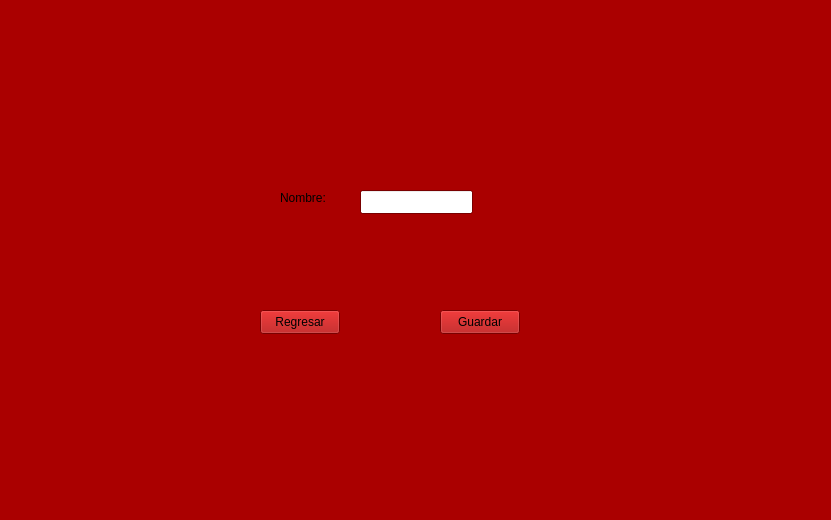
<?xml version="1.0" encoding="UTF-8"?>
<ui version="4.0">
 <class>VentanaRegistro</class>
 <widget class="QWidget" name="VentanaRegistro">
  <property name="geometry">
   <rect>
    <x>0</x>
    <y>0</y>
    <width>831</width>
    <height>520</height>
   </rect>
  </property>
  <property name="palette">
   <palette>
    <active>
     <colorrole role="WindowText">
      <brush brushstyle="SolidPattern">
       <color alpha="255">
        <red>0</red>
        <green>0</green>
        <blue>0</blue>
       </color>
      </brush>
     </colorrole>
     <colorrole role="Button">
      <brush brushstyle="SolidPattern">
       <color alpha="255">
        <red>170</red>
        <green>0</green>
        <blue>0</blue>
       </color>
      </brush>
     </colorrole>
     <colorrole role="Light">
      <brush brushstyle="SolidPattern">
       <color alpha="255">
        <red>255</red>
        <green>0</green>
        <blue>0</blue>
       </color>
      </brush>
     </colorrole>
     <colorrole role="Midlight">
      <brush brushstyle="SolidPattern">
       <color alpha="255">
        <red>212</red>
        <green>0</green>
        <blue>0</blue>
       </color>
      </brush>
     </colorrole>
     <colorrole role="Dark">
      <brush brushstyle="SolidPattern">
       <color alpha="255">
        <red>85</red>
        <green>0</green>
        <blue>0</blue>
       </color>
      </brush>
     </colorrole>
     <colorrole role="Mid">
      <brush brushstyle="SolidPattern">
       <color alpha="255">
        <red>113</red>
        <green>0</green>
        <blue>0</blue>
       </color>
      </brush>
     </colorrole>
     <colorrole role="Text">
      <brush brushstyle="SolidPattern">
       <color alpha="255">
        <red>0</red>
        <green>0</green>
        <blue>0</blue>
       </color>
      </brush>
     </colorrole>
     <colorrole role="BrightText">
      <brush brushstyle="SolidPattern">
       <color alpha="255">
        <red>255</red>
        <green>255</green>
        <blue>255</blue>
       </color>
      </brush>
     </colorrole>
     <colorrole role="ButtonText">
      <brush brushstyle="SolidPattern">
       <color alpha="255">
        <red>0</red>
        <green>0</green>
        <blue>0</blue>
       </color>
      </brush>
     </colorrole>
     <colorrole role="Base">
      <brush brushstyle="SolidPattern">
       <color alpha="255">
        <red>255</red>
        <green>255</green>
        <blue>255</blue>
       </color>
      </brush>
     </colorrole>
     <colorrole role="Window">
      <brush brushstyle="SolidPattern">
       <color alpha="255">
        <red>170</red>
        <green>0</green>
        <blue>0</blue>
       </color>
      </brush>
     </colorrole>
     <colorrole role="Shadow">
      <brush brushstyle="SolidPattern">
       <color alpha="255">
        <red>0</red>
        <green>0</green>
        <blue>0</blue>
       </color>
      </brush>
     </colorrole>
     <colorrole role="AlternateBase">
      <brush brushstyle="SolidPattern">
       <color alpha="255">
        <red>212</red>
        <green>127</green>
        <blue>127</blue>
       </color>
      </brush>
     </colorrole>
     <colorrole role="ToolTipBase">
      <brush brushstyle="SolidPattern">
       <color alpha="255">
        <red>255</red>
        <green>255</green>
        <blue>220</blue>
       </color>
      </brush>
     </colorrole>
     <colorrole role="ToolTipText">
      <brush brushstyle="SolidPattern">
       <color alpha="255">
        <red>0</red>
        <green>0</green>
        <blue>0</blue>
       </color>
      </brush>
     </colorrole>
     <colorrole role="PlaceholderText">
      <brush brushstyle="SolidPattern">
       <color alpha="127">
        <red>0</red>
        <green>0</green>
        <blue>0</blue>
       </color>
      </brush>
     </colorrole>
     <colorrole role="Accent">
      <brush brushstyle="SolidPattern">
       <color alpha="255">
        <red>255</red>
        <green>255</green>
        <blue>255</blue>
       </color>
      </brush>
     </colorrole>
    </active>
    <inactive>
     <colorrole role="WindowText">
      <brush brushstyle="SolidPattern">
       <color alpha="255">
        <red>0</red>
        <green>0</green>
        <blue>0</blue>
       </color>
      </brush>
     </colorrole>
     <colorrole role="Button">
      <brush brushstyle="SolidPattern">
       <color alpha="255">
        <red>170</red>
        <green>0</green>
        <blue>0</blue>
       </color>
      </brush>
     </colorrole>
     <colorrole role="Light">
      <brush brushstyle="SolidPattern">
       <color alpha="255">
        <red>255</red>
        <green>0</green>
        <blue>0</blue>
       </color>
      </brush>
     </colorrole>
     <colorrole role="Midlight">
      <brush brushstyle="SolidPattern">
       <color alpha="255">
        <red>212</red>
        <green>0</green>
        <blue>0</blue>
       </color>
      </brush>
     </colorrole>
     <colorrole role="Dark">
      <brush brushstyle="SolidPattern">
       <color alpha="255">
        <red>85</red>
        <green>0</green>
        <blue>0</blue>
       </color>
      </brush>
     </colorrole>
     <colorrole role="Mid">
      <brush brushstyle="SolidPattern">
       <color alpha="255">
        <red>113</red>
        <green>0</green>
        <blue>0</blue>
       </color>
      </brush>
     </colorrole>
     <colorrole role="Text">
      <brush brushstyle="SolidPattern">
       <color alpha="255">
        <red>0</red>
        <green>0</green>
        <blue>0</blue>
       </color>
      </brush>
     </colorrole>
     <colorrole role="BrightText">
      <brush brushstyle="SolidPattern">
       <color alpha="255">
        <red>255</red>
        <green>255</green>
        <blue>255</blue>
       </color>
      </brush>
     </colorrole>
     <colorrole role="ButtonText">
      <brush brushstyle="SolidPattern">
       <color alpha="255">
        <red>0</red>
        <green>0</green>
        <blue>0</blue>
       </color>
      </brush>
     </colorrole>
     <colorrole role="Base">
      <brush brushstyle="SolidPattern">
       <color alpha="255">
        <red>255</red>
        <green>255</green>
        <blue>255</blue>
       </color>
      </brush>
     </colorrole>
     <colorrole role="Window">
      <brush brushstyle="SolidPattern">
       <color alpha="255">
        <red>170</red>
        <green>0</green>
        <blue>0</blue>
       </color>
      </brush>
     </colorrole>
     <colorrole role="Shadow">
      <brush brushstyle="SolidPattern">
       <color alpha="255">
        <red>0</red>
        <green>0</green>
        <blue>0</blue>
       </color>
      </brush>
     </colorrole>
     <colorrole role="AlternateBase">
      <brush brushstyle="SolidPattern">
       <color alpha="255">
        <red>212</red>
        <green>127</green>
        <blue>127</blue>
       </color>
      </brush>
     </colorrole>
     <colorrole role="ToolTipBase">
      <brush brushstyle="SolidPattern">
       <color alpha="255">
        <red>255</red>
        <green>255</green>
        <blue>220</blue>
       </color>
      </brush>
     </colorrole>
     <colorrole role="ToolTipText">
      <brush brushstyle="SolidPattern">
       <color alpha="255">
        <red>0</red>
        <green>0</green>
        <blue>0</blue>
       </color>
      </brush>
     </colorrole>
     <colorrole role="PlaceholderText">
      <brush brushstyle="SolidPattern">
       <color alpha="127">
        <red>0</red>
        <green>0</green>
        <blue>0</blue>
       </color>
      </brush>
     </colorrole>
     <colorrole role="Accent">
      <brush brushstyle="SolidPattern">
       <color alpha="255">
        <red>255</red>
        <green>255</green>
        <blue>255</blue>
       </color>
      </brush>
     </colorrole>
    </inactive>
    <disabled>
     <colorrole role="WindowText">
      <brush brushstyle="SolidPattern">
       <color alpha="255">
        <red>85</red>
        <green>0</green>
        <blue>0</blue>
       </color>
      </brush>
     </colorrole>
     <colorrole role="Button">
      <brush brushstyle="SolidPattern">
       <color alpha="255">
        <red>170</red>
        <green>0</green>
        <blue>0</blue>
       </color>
      </brush>
     </colorrole>
     <colorrole role="Light">
      <brush brushstyle="SolidPattern">
       <color alpha="255">
        <red>255</red>
        <green>0</green>
        <blue>0</blue>
       </color>
      </brush>
     </colorrole>
     <colorrole role="Midlight">
      <brush brushstyle="SolidPattern">
       <color alpha="255">
        <red>212</red>
        <green>0</green>
        <blue>0</blue>
       </color>
      </brush>
     </colorrole>
     <colorrole role="Dark">
      <brush brushstyle="SolidPattern">
       <color alpha="255">
        <red>85</red>
        <green>0</green>
        <blue>0</blue>
       </color>
      </brush>
     </colorrole>
     <colorrole role="Mid">
      <brush brushstyle="SolidPattern">
       <color alpha="255">
        <red>113</red>
        <green>0</green>
        <blue>0</blue>
       </color>
      </brush>
     </colorrole>
     <colorrole role="Text">
      <brush brushstyle="SolidPattern">
       <color alpha="255">
        <red>85</red>
        <green>0</green>
        <blue>0</blue>
       </color>
      </brush>
     </colorrole>
     <colorrole role="BrightText">
      <brush brushstyle="SolidPattern">
       <color alpha="255">
        <red>255</red>
        <green>255</green>
        <blue>255</blue>
       </color>
      </brush>
     </colorrole>
     <colorrole role="ButtonText">
      <brush brushstyle="SolidPattern">
       <color alpha="255">
        <red>85</red>
        <green>0</green>
        <blue>0</blue>
       </color>
      </brush>
     </colorrole>
     <colorrole role="Base">
      <brush brushstyle="SolidPattern">
       <color alpha="255">
        <red>170</red>
        <green>0</green>
        <blue>0</blue>
       </color>
      </brush>
     </colorrole>
     <colorrole role="Window">
      <brush brushstyle="SolidPattern">
       <color alpha="255">
        <red>170</red>
        <green>0</green>
        <blue>0</blue>
       </color>
      </brush>
     </colorrole>
     <colorrole role="Shadow">
      <brush brushstyle="SolidPattern">
       <color alpha="255">
        <red>0</red>
        <green>0</green>
        <blue>0</blue>
       </color>
      </brush>
     </colorrole>
     <colorrole role="AlternateBase">
      <brush brushstyle="SolidPattern">
       <color alpha="255">
        <red>170</red>
        <green>0</green>
        <blue>0</blue>
       </color>
      </brush>
     </colorrole>
     <colorrole role="ToolTipBase">
      <brush brushstyle="SolidPattern">
       <color alpha="255">
        <red>255</red>
        <green>255</green>
        <blue>220</blue>
       </color>
      </brush>
     </colorrole>
     <colorrole role="ToolTipText">
      <brush brushstyle="SolidPattern">
       <color alpha="255">
        <red>0</red>
        <green>0</green>
        <blue>0</blue>
       </color>
      </brush>
     </colorrole>
     <colorrole role="PlaceholderText">
      <brush brushstyle="SolidPattern">
       <color alpha="127">
        <red>85</red>
        <green>0</green>
        <blue>0</blue>
       </color>
      </brush>
     </colorrole>
     <colorrole role="Accent">
      <brush brushstyle="SolidPattern">
       <color alpha="255">
        <red>221</red>
        <green>0</green>
        <blue>0</blue>
       </color>
      </brush>
     </colorrole>
    </disabled>
   </palette>
  </property>
  <property name="windowTitle">
   <string>Form</string>
  </property>
  <widget class="QPushButton" name="btnGuardar">
   <property name="geometry">
    <rect>
     <x>440</x>
     <y>310</y>
     <width>80</width>
     <height>24</height>
    </rect>
   </property>
   <property name="text">
    <string>Guardar</string>
   </property>
  </widget>
  <widget class="QLabel" name="label">
   <property name="geometry">
    <rect>
     <x>280</x>
     <y>190</y>
     <width>91</width>
     <height>16</height>
    </rect>
   </property>
   <property name="text">
    <string>Nombre:</string>
   </property>
  </widget>
  <widget class="QLineEdit" name="nombreLineEdit">
   <property name="geometry">
    <rect>
     <x>360</x>
     <y>190</y>
     <width>113</width>
     <height>24</height>
    </rect>
   </property>
  </widget>
  <widget class="QPushButton" name="btnRegresar">
   <property name="geometry">
    <rect>
     <x>260</x>
     <y>310</y>
     <width>80</width>
     <height>24</height>
    </rect>
   </property>
   <property name="text">
    <string>Regresar</string>
   </property>
  </widget>
 </widget>
 <resources/>
 <connections/>
</ui>
